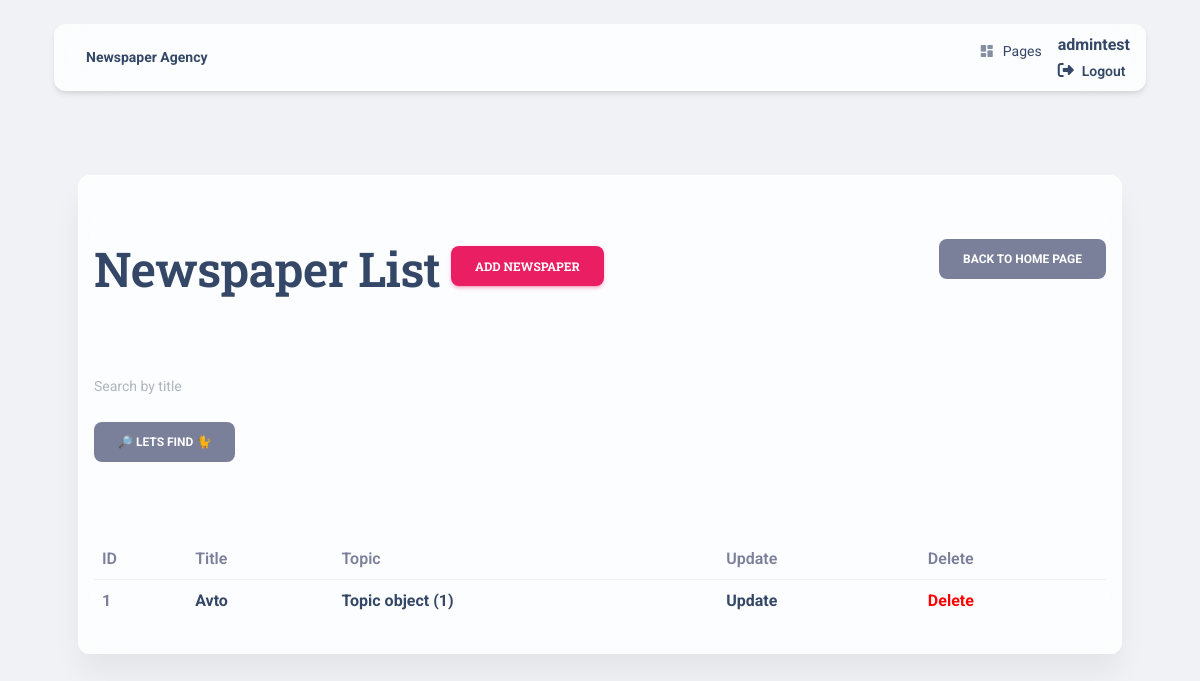
The page /newspapers/ (signed in) on the database its author committed.
### topic/models.py (models this page shows, shortened)
class Redactor(AbstractUser):
    years_of_experience = models.IntegerField(null=True, default="Without dosaid")

class Newspaper(models.Model):
    title = models.CharField(max_length=255)
    content = models.TextField()
    publish_date = models.DateField()
    topic = models.ForeignKey(Topic, on_delete=models.CASCADE)
    publishers = models.ManyToManyField(Redactor)

class Topic(models.Model):
    name = models.CharField(max_length=255, unique=True)

### topic/views.py (the view)
class NewspaperListView(LoginRequiredMixin, generic.ListView):
    model = Newspaper
    paginate_by = 10
    def get_context_data(self, *, object_list=None, **kwargs):
        context = super(NewspaperListView, self).get_context_data(**kwargs)
        title = self.request.GET.get("title", "")
        context["search_form"] = NewspaperSearchForm(
            initial={"title": title}
        )
        return context
    def get_queryset(self):
        queryset = Newspaper.objects.all()
        form = NewspaperSearchForm(self.request.GET)
        if form.is_valid():
            return queryset.filter(title__icontains=form.cleaned_data["title"])
        return queryset

### topic/forms.py
class NewspaperSearchForm(forms.Form):
    title = forms.CharField(
        max_length=255,
        required=True,
        label="",
        widget=forms.TextInput(attrs={"placeholder": "Search by title", })
    )

### templates/topic/newspaper_list.html (shortened to what this page needs)
{% extends 'layouts/base_background.html' %}
{% load crispy_forms_tags %}
{% load crispy_forms_filters %}
{% block content %}
  {% include 'includes/navigation.html' %}
    <br><br><br><br>
<br>
<div class="container">
   <br><br>
  <div class="card card-body blur shadow-blur mx-3 mx-lg-4 mt-n1"  >
            <section class="my-4 py-4" >
              <a style="float:right" href="{% url 'newspaper_agency:index' %}" class="btn btn-secondary link-to-page">
      back to home page
    </a>
   <h1>
      Newspaper List
      <a href="{% url 'newspaper_agency:newspaper-create' %}" class="btn btn-primary link-to-page">
        Add Newspaper
      </a>
    </h1>
            </section>
<form method="get" action="" class="form-control" >
  {{ search_form|crispy }}
  <input class="btn btn-secondary" type="submit" value="🔎 lets find 🐈">
</form>
              <br>
<br>
    {% if newspaper_list %}
    <table class="table">
      <tr>
        <th>ID</th>
        <th>Title</th>
        <th>Topic</th>
        <th>Update</th>
        <th>Delete</th>
      </tr>
    {% for news in newspaper_list %}
      <tr>
        <td>{{ news.id }}</td>
        <td><a href="{% url 'newspaper_agency:newspaper-detail' pk=news.id %} "><strong>{{ news.title }}</strong></a> </td>
        <td><a href="{% url 'newspaper_agency:topic-detail' pk=news.id %} "><strong>{{ news.topic }}</strong></a> </td>
        <td><a href="{% url 'newspaper_agency:newspaper-update' pk=news.id %}">Update</a></td>
        <td><a style="color: red" href="{% url 'newspaper_agency:newspaper-delete' pk=news.id %}">Delete</a></td>
      </tr>
    {% endfor %}
    </table>
    {% else %}
      <p>There are no newspaper in the service.</p>
    {% endif %}
  </div>
</div>
 {% endblock %}

### templates/includes/navigation.html (shortened to what this page needs)
  <div class="container position-sticky z-index-sticky top-0">
    <div class="row">
      <div class="col-12">
        <nav class="navbar navbar-expand-lg  blur border-radius-xl mt-4 top-0 z-index-3 shadow position-absolute my-3 py-2 start-0 end-0 mx-4">
          <div class="container-fluid px-0">
            <a class="navbar-brand font-weight-bolder ms-sm-3 "  href="/" rel="tooltip" title="Designed and Coded by Creative Tim" data-placement="bottom">
              <strong>Newspaper Agency<strong>
            </a>
            <div class="collapse navbar-collapse pt-3 pb-2 py-lg-0 w-100" id="navigation" >
              <ul class="navbar-nav navbar-nav-hover ms-auto">
                <li class="nav-item dropdown dropdown-hover mx-2">
                  <a class="nav-link ps-2 d-flex cursor-pointer align-items-center" id="dropdownMenuPages" data-bs-toggle="dropdown" aria-expanded="false">
                    <i class="material-icons opacity-6 me-2 text-md">dashboard</i>
                    Pages
                  </a>
                </li>
                <br>
                {% if request.user.is_authenticated %}
                <ul class="sidebar-nav list-group" >
                    <a
                        href="{% url 'newspaper_agency:redactor-detail' pk=user.id %} ">
                      {{ user.get_username }}
                    </a>
                    <a
                      href="{% url 'newspaper_agency:logout' %}">
                      <i class="fa fa-sign-out me-1"></i>
                      <p class="d-inline text-sm font-weight-bold" data-bs-toggle="tooltip" data-bs-placement="bottom" title="Sign OUT">Logout</p>
                    </a>
                </ul>
                {% endif %}
              </ul>
            </div>
          </div>
        </nav>
      </div>
    </div>
  </div>

### rows shown on the page
Redactor: get_username "admintest"
Newspaper: id "1", title "Avto", topic "Topic object (1)"
